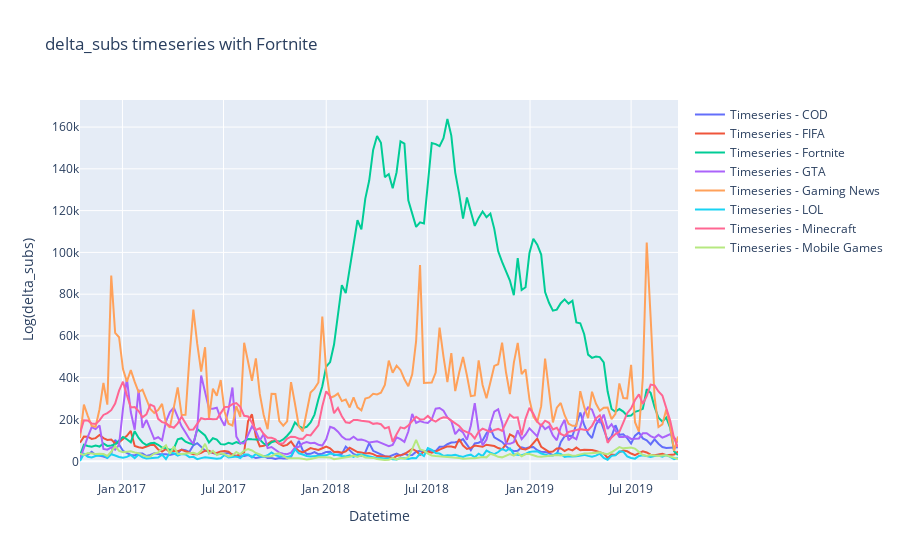

Notebook cell for this chart:
### Code cell
metric = 'delta_subs'
time_series_plot_stack(categorized_sample_df, metric)

### Figure 1 — Plotly figure (JSON) as saved in the notebook; plotly's stock layout.template omitted (floating-point values rounded to 4 significant figures; data arrays with more than 128 entries replaced by an {"elided": "..."} marker saying what was removed)
{"data": [{"line": {"color": "#636EFA"}, "mode": "lines", "name": "Timeseries - COD", "type": "scatter", "x": {"elided": "154 str values"}, "y": {"elided": "154 float values"}}, {"line": {"color": "#EF553B"}, "mode": "lines", "name": "Timeseries - FIFA", "type": "scatter", "x": {"elided": "154 str values"}, "y": {"elided": "154 float values"}}, {"line": {"color": "#00CC96"}, "mode": "lines", "name": "Timeseries - Fortnite", "type": "scatter", "x": {"elided": "154 str values"}, "y": {"elided": "154 float values"}}, {"line": {"color": "#AB63FA"}, "mode": "lines", "name": "Timeseries - GTA", "type": "scatter", "x": {"elided": "154 str values"}, "y": {"elided": "154 float values"}}, {"line": {"color": "#FFA15A"}, "mode": "lines", "name": "Timeseries - Gaming News", "type": "scatter", "x": {"elided": "154 str values"}, "y": {"elided": "154 float values"}}, {"line": {"color": "#19D3F3"}, "mode": "lines", "name": "Timeseries - LOL", "type": "scatter", "x": {"elided": "154 str values"}, "y": {"elided": "154 float values"}}, {"line": {"color": "#FF6692"}, "mode": "lines", "name": "Timeseries - Minecraft", "type": "scatter", "x": {"elided": "154 str values"}, "y": {"elided": "154 float values"}}, {"line": {"color": "#B6E880"}, "mode": "lines", "name": "Timeseries - Mobile Games", "type": "scatter", "x": {"elided": "154 str values"}, "y": {"elided": "154 float values"}}], "layout": {"showlegend": true, "title": {"text": "delta_subs timeseries with Fortnite"}, "xaxis": {"title": {"text": "Datetime"}}, "yaxis": {"title": {"text": "Log(delta_subs)"}}}}
